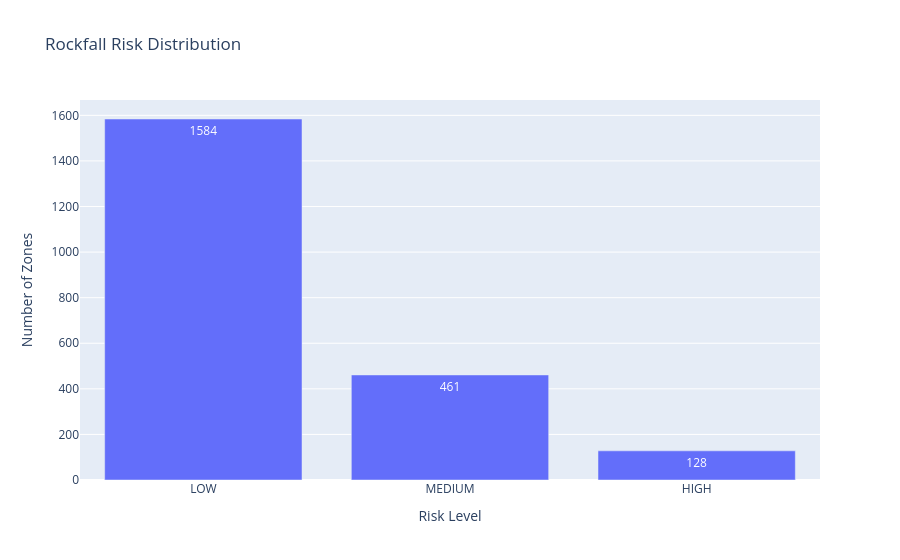

The notebook cell saved with this chart:
### Code cell
risk_summary = df["Risk_Level"].value_counts().reset_index()

risk_summary.columns = ["Risk Level", "Number of Zones"]

fig = px.bar(
    risk_summary,
    x="Risk Level",
    y="Number of Zones",
    text="Number of Zones",
    title="Rockfall Risk Distribution"
)

fig.show()

### Figure 1 — Plotly figure (JSON) as saved in the notebook; plotly's stock layout.template omitted (floating-point values rounded to 4 significant figures)
{"data": [{"alignmentgroup": "True", "hovertemplate": "Risk Level=%{x}<br>Number of Zones=%{text}<extra></extra>", "legendgroup": "", "marker": {"color": "#636efa", "pattern": {"shape": ""}}, "name": "", "offsetgroup": "", "orientation": "v", "showlegend": false, "text": [1584, 461, 128], "textposition": "auto", "type": "bar", "x": ["LOW", "MEDIUM", "HIGH"], "xaxis": "x", "y": [1584, 461, 128], "yaxis": "y"}], "layout": {"barmode": "relative", "legend": {"tracegroupgap": 0}, "title": {"text": "Rockfall Risk Distribution"}, "xaxis": {"anchor": "y", "domain": [0, 1], "title": {"text": "Risk Level"}}, "yaxis": {"anchor": "x", "domain": [0, 1], "title": {"text": "Number of Zones"}}}}
